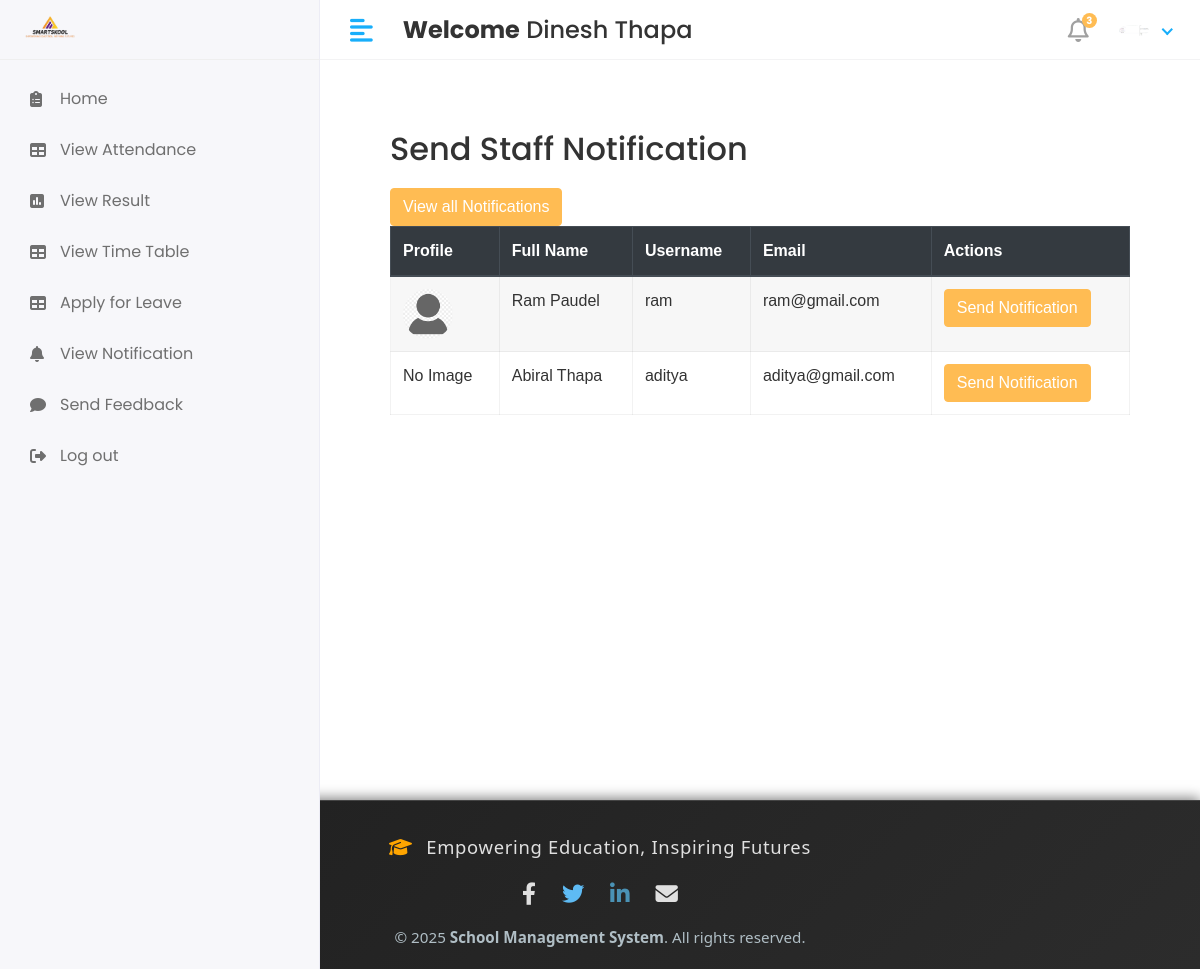
The page /Hod/Staff/send_notification (signed in) on the database its author committed.
### app/models.py (models this page shows, shortened)
class CustomUser(AbstractUser):
   USER= (
      (1,'hod'),
      (2,'staff'),
      (3,'student'),
    )
   user_type=models.CharField(choices=USER,max_length=50,default=1)
   profile_pic = models.ImageField(upload_to='media/profile_pics')

class staff(models.Model):
    admin = models.OneToOneField(CustomUser, on_delete=models.DO_NOTHING)
    address = models.TextField()
    gender = models.CharField(max_length=10)
    phone_number = models.TextField()
    created_at = models.DateField(auto_now_add=True)
    updated_at = models.DateField(auto_now=True)

### school_management_system/Hod_Views.py (the view)
# urls.py: path('Hod/Staff/send_notification',Hod_Views.send_staff_notification,name='send_staff_notification'),
@login_required(login_url='/')
def send_staff_notification(request):
    staff_members = staff.objects.all()
    see_notification = staff_notification.objects.all().order_by('-id')[0:5]
    context = {
        'staff_members': staff_members,
        'see_notification': see_notification,
    }
    return render(request, 'Hod/send_staff_notification.html',context)

### templates/Hod/send_staff_notification.html (shortened to what this page needs)
{% extends 'base.html' %}
{%load static%}
{% block content%}
<div class="container" style="padding: 40px; font-family: Arial, sans-serif;">
    <h2 style="color: #333; margin-bottom: 20px;">Send Staff Notification</h2>
    <button type="button" class="btn btn-primary" data-toggle="modal" data-target="#exampleModal">
     View all Notifications
    </button>
    <div class="table-responsive">
        <table id="studentTable" class="table table-striped table-bordered" style="width: 100%; background: #fff;">
            <thead class="thead-dark">
                <tr>
                    <th>Profile</th>
                    <th>Full Name</th>
                    <th>Username</th>
                    <th>Email</th>
                    <th>Actions</th>
                </tr>
            </thead>
            <tbody>
                {% for i in staff_members %}
                <tr>
                    <td>
                        {% if i.admin.profile_pic %}
                            <img src="{{ i.admin.profile_pic.url }}" width="50" height="50" class="rounded-circle">
                        {% else %}
                            No Image
                        {% endif %}
                    </td>
                    <td>{{ i.admin.first_name }} {{ i.admin.last_name }}</td>
                    <td>{{ i.admin.username }}</td>
                    <td>{{ i.admin.email }}</td>
                    <td>
                       <button type="button" class="btn btn-primary" data-toggle="modal" data-target="#send_staff_notification-{{forloop.counter}}">
                       Send Notification
                        </button>
                    </td>
                </tr>
                {% endfor %}
            </tbody>
        </table>
    </div>
</div>
{%endblock%}

### templates/includes/header.html (shortened to what this page needs)
{% load static %}
<div class="header">
    {% if user.user_type == '1' %}
            <div class="header-left">
               <a href="" class="logo">
               <img src="{% static 'assets/img/logo1.png'%}" alt="Logo" width="80" height="80">
               </a>
               <a href="index.html" class="logo logo-small">
               <img src="{% static 'assets/img/logo1.png'%}" alt="Logo" width="80" height="80">
               </a>
            </div>
            <a href="javascript:void(0);" id="toggle_btn">
            <i class="fas fa-align-left"></i>
            </a>
            <div class="top-nav-search mt-3" >
               <h4><strong>Welcome</strong>&nbsp;<span>{{user.first_name}} {{user.last_name}}</span></h4>
            </div>
            <a class="mobile_btn" id="mobile_btn">
            <i class="fas fa-bars"></i>
            </a>
            <ul class="nav user-menu">
               <li class="nav-item dropdown noti-dropdown">
                  <a href="#" class="dropdown-toggle nav-link" data-toggle="dropdown">
                  <i class="far fa-bell"></i> <span class="badge badge-pill">3</span>
                  </a>
                  <div class="dropdown-menu notifications">
                     <div class="topnav-dropdown-header">
                        <span class="notification-title">Notifications</span>
                        <a href="javascript:void(0)" class="clear-noti"> Clear All </a>
                     </div>
                     <div class="noti-content">
                        <ul class="notification-list">
                           <li class="notification-message">
                              <a href="#">
                                 <div class="media">
                                    <span class="avatar avatar-sm">
                                    <img class="avatar-img rounded-circle" alt="User Image" src="{{ user.profile.profile_pic.url }}">
                                    </span>
                                    <div class="media-body">
                                       <p class="noti-details"><span class="noti-title">Carlson Tech</span> has approved <span class="noti-title">your estimate</span></p>
                                       <p class="noti-time"><span class="notification-time">4 mins ago</span></p>
                                    </div>
                                 </div>
                              </a>
                           </li>
                           <li class="notification-message">
                              <a href="#">
                                 <div class="media">
                                    <span class="avatar avatar-sm">
                                    <img class="avatar-img rounded-circle" alt="User Image" src="{% static 'assets/img/profiles/avatar-11.jpg'%}">
                                    </span>
                                    <div class="media-body">
                                       <p class="noti-details"><span class="noti-title">International Software Inc</span> has sent you a invoice in the amount of <span class="noti-title">$218</span></p>
                                       <p class="noti-time"><span class="notification-time">6 mins ago</span></p>
                                    </div>
                                 </div>
                              </a>
                           </li>
                           <li class="notification-message">
                              <a href="#">
                                 <div class="media">
                                    <span class="avatar avatar-sm">
                                    <img class="avatar-img rounded-circle" alt="User Image" src="{% static 'assets/img/profiles/avatar-17.jpg'%}">
                                    </span>
                                    <div class="media-body">
                                       <p class="noti-details"><span class="noti-title">John Hendry</span> sent a cancellation request <span class="noti-title">Apple iPhone XR</span></p>
                                       <p class="noti-time"><span class="notification-time">8 mins ago</span></p>
                                    </div>
                                 </div>
                              </a>
                           </li>
                           <li class="notification-message">
                              <a href="#">
                                 <div class="media">
                                    <span class="avatar avatar-sm">
                                    <img class="avatar-img rounded-circle" alt="User Image" src="{% static 'assets/img/profiles/avatar-13.jpg'%}">
                                    </span>
                                    <div class="media-body">
                                       <p class="noti-details"><span class="noti-title">Mercury Software Inc</span> added a new product <span class="noti-title">Apple MacBook Pro</span></p>
                                       <p class="noti-time"><span class="notification-time">12 mins ago</span></p>
                                    </div>
                                 </div>
                              </a>
                           </li>
                        </ul>
                     </div>
                     <div class="topnav-dropdown-footer">
                        <a href="#">View all Notifications</a>
                     </div>
                  </div>
               </li>
               <li class="nav-item dropdown has-arrow">
                  <a href="#" class="dropdown-toggle nav-link" data-toggle="dropdown">
                    <span class="user-img">
                     {% if user.profile_pic and user.profile_pic.url %}
                        <span class="user-img">
                           <img class="rounded-circle" src="{{ user.profile_pic.url }}" width="30" alt="Profile">
                           <span class="status online"></span>
                        </span>
                     {% else %}
                        <span class="user-img">
                           <img class="rounded-circle" src="{% static 'assets/img/noimg.png' %}" width="30" alt="Profile">
                           <span class="status online"></span>
                        </span>
                     {% endif %}
                                 </span>
                  </a>
                  <div class="dropdown-menu">
                     <div class="user-header">
                        <div class="avatar avatar-sm">
                           {% if user.profile_pic and user.profile_pic.url %}
                              <img src="{{ user.profile_pic.url }}" alt="User Image" class="avatar-img rounded-circle">
                           {% else %}
                              <img src="{% static 'assets/img/noimg.png' %}" alt="User Image" class="avatar-img rounded-circle">
                           {% endif %}
                        </div>
                        <div class="user-text">
                           <h6>{{user.first_name}}&nbsp; {{user.last_name}}</h6>
                           {% if user.user_type == '1' %}
                           <p class="text-muted mb-0">HOD</p>
                           {%elif user.user_type == '2' %}
                           <p class="text-muted mb-0">Staff</p>
                           {%else%}
                           <p class="text-muted mb-0">Student</p>
                           {%endif%}
                        </div>
                     </div>
                     <a class="dropdown-item" href="#">My Profile</a>
                     <a class="dropdown-item" href="inbox.html">Inbox</a>
                     <a class="dropdown-item" href={% url 'logout' %}>Logout</a>
                  </div>
               </li>
            </ul>
         {%else%}
         <div class="header-left">
              <a href="" class="logo">
               <img src="{% static 'assets/img/logo1.png'%}" alt="Logo" width="80" height="80">
               </a>
            </div>
            <a href="javascript:void(0);" id="toggle_btn">
            <i class="fas fa-align-left"></i>
            </a>
            <div class="top-nav-search mt-3" >
               <h4><strong>Welcome</strong>&nbsp;<span>{{user.first_name}} {{user.last_name}}</span></h4>
            </div>
            <ul class="nav user-menu">
               <li class="nav-item dropdown noti-dropdown">
                  <a href="#" class="dropdown-toggle nav-link" data-toggle="dropdown">
                  <i class="far fa-bell"></i> <span class="badge badge-pill">3</span>
                  </a>
               </li>
               <li class="nav-item dropdown has-arrow">
                  <a href="#" class="dropdown-toggle nav-link" data-toggle="dropdown">
                    <span class="user-img">
                     {% if user.profile_pic and user.profile_pic.url %}
                        <span class="user-img">
                           <img class="rounded-circle" src="{{ user.profile_pic.url }}" width="30" alt="Profile">
                        </span>
                     {% else %}
                        <span class="user-img">
                           <img class="rounded-circle" src="{% static 'assets/img/noimg.png' %}" width="30" alt="Profile">
                           <span class="status online"></span>
                        </span>
                     {% endif %}
                                 </span>
                  </a>
               </li>
            </ul>
         {% endif %}
</div>

### static/assets/css/style.css (style rules this page uses)
html { height: 100%; }
body { background-color: #fff; color: #333; font-family: 'Poppins', sans-serif; font-size: 1rem; height: 100%; line-height: 1.5; overflow-x: hidden; }
h1, h2, h3, h4, h5, h6 { font-family: 'Poppins', sans-serif; margin-top: 0; }
a { color: #009ce7; }
input, button, a { transition: all 0.4s ease; -moz-transition: all 0.4s ease; -o-transition: all 0.4s ease; -ms-transition: all 0.4s ease; -webkit-transition: all 0.4s ease; }
input, input:focus, button, button:focus { outline: none; }
ul, ol { padding: 0px; list-style: none; }
.table { color: #333; max-width: 100%; margin-bottom: 0; width: 100%; }
.table-striped > tbody > tr:nth-of-type(2n+1) { background-color: #f8f9fa; }
.table thead tr th { font-weight: 600; }
.table tbody tr { border-bottom: 1px solid rgba(0, 0, 0, 0.05); }
.table-striped thead tr { border-color: transparent; }
.table-striped tbody tr { border-color: transparent; }
.table-striped tbody tr:nth-of-type(even) { background-color: rgba(255, 255, 255, 0.3); }
.table-striped tbody tr:nth-of-type(odd) { background-color: rgba(235, 235, 235, 0.4); }
.table-bordered { border: 1px solid rgba(0, 0, 0, 0.05) !important; }
.table-bordered th, .table-bordered td { border-color: rgba(0, 0, 0, 0.05); }
.btn-primary { background-color: #FFBC53; border: 1px solid #FFBC53; }
.header { background-color: #fff; border-bottom: 1px solid #f3f3f4; left: 0; position: fixed; right: 0; top: 0; z-index: 1001; height: 60px; }
.header .header-left { float: left; height: 60px; padding: 0 20px; position: relative; width: 320px; z-index: 1; transition: all 0.2s ease-in-out; background-color: #f7f7fa; border-bottom: 1px solid #efefef; border-right: 1px solid #ececf5; display: flex; align-items: center; }
.header .header-left .logo { display: inline-block; line-height: 60px; }
.header .header-left .logo img { max-height: 40px; width: auto; }
.header .dropdown-toggle:after { display: none; }
.header .has-arrow .dropdown-toggle:after { border-top: 0; border-left: 0; border-bottom: 2px solid #18aefa; border-right: 2px solid #18aefa; content: ''; height: 8px; display: inline-block; pointer-events: none; -webkit-transform-origin: 66% 66%; -ms-transform-origin: 66% 66%; transform-origin: 66% 66%; -webkit-transform: rotate(45deg); -ms-transform: rotate(45deg); transform: rotate(45deg); -webkit-transition: all 0.15s ease-in-out; transition: all 0.15s ease-in-out; width: 8px; vertical-align: 0px; }
.user-menu { float: right; margin: 0; position: relative; z-index: 99; padding-right: 15px; }
.user-menu.nav > li > a { color: #a0a0a0; font-size: 14px; line-height: 58px; padding: 0 15px; height: 60px; }
.user-img { margin-right: 3px; position: relative; }
.top-nav-search { float: left; margin-left: 15px; }
.user-menu.nav > li > a .badge { background-color: #FFBC53; display: block; font-size: 10px; font-weight: bold; height: 15px; width: 15px; position: absolute; right: 7px; top: 13px; color: #fff; padding: 3px; }
.user-menu.nav > li > a > i { font-size: 1.5rem; line-height: 60px; }
@media (min-width: 992px) { #toggle_btn { align-items: center; color: #18aefa; display: inline-flex; float: left; font-size: 26px; height: 60px; justify-content: center; margin-left: 15px; padding: 0 15px; } }

### rows shown on the page
CustomUser: first_name "Dinesh", last_name "Thapa", profile_pic (picture)
staff: admin.profile_pic (placeholder picture), admin.first_name "Ram", admin.last_name "Paudel", admin.username "ram", admin.email "ram@gmail.com"
staff: shows "No Image", admin.first_name "Abiral", admin.last_name "Thapa", admin.username "aditya", admin.email "aditya@gmail.com"
